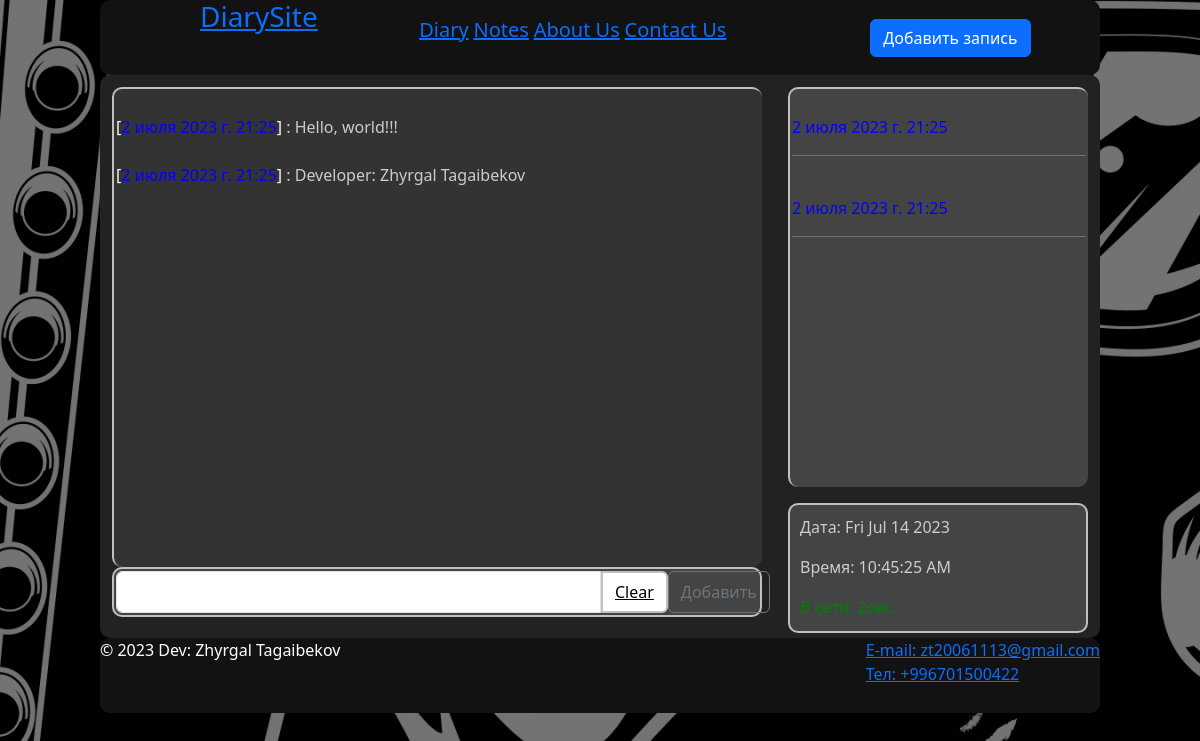
The page / on the database its author committed.
### main/models.py (models this page shows, shortened)
class DiaryModel(models.Model):
    content = models.TextField(verbose_name='Текст')
    time_create = models.DateTimeField(verbose_name='Время создание', auto_now_add=True)
    time_update = models.DateTimeField(verbose_name='Время обновление', auto_now=True)
    is_published = models.BooleanField(verbose_name='Публикация', default=True)
    class Meta:
        verbose_name = 'Заметка дневника'
        verbose_name_plural = 'Дневник'
        ordering = ['-time_create', 'id']

### main/views.py (the view)
# urls.py: path('', index, name='home'),
def index(request):
    diary = DiaryModel.objects.filter(is_published=True)
    if request.method == 'POST':
        form = AddDiaryForm(request.POST)
        data = request.POST.get('field')
        request.session['post_data'] = data
    else:
        form = AddDiaryForm()
    if form.is_valid():
        form.save()
        form = AddDiaryForm()
        redirect('home')
    context = {
        'title': 'Главная страница',
        'diaries': diary,
        'form': form,
    }
    return render(request, 'main/index.html', context=context)

### main/forms.py
class AddDiaryForm(forms.ModelForm):
    class Meta:
        model = DiaryModel
        fields = ['content', ]
        widgets = {
            'content': forms.TextInput(attrs={
                'class': 'form-control add-input',
                'name': 'field',
                'id': 'field',
            }
            )
        }
    def __init__(self, *args, **kwargs):
        super().__init__(*args, **kwargs)

### main/templates/main/index.html (shortened to what this page needs)
{% extends 'layout.html' %}
{% load static %}
{% block content %}
<div class="left">
    <ul class="history" id="history">
        {% for diary in diaries.reverse %}
            <li>
                <br>
                [<span class="time_create_diary">{{ diary.time_create }}</span>] <span class="content_diary">: {{ diary.content }}</span>
                <br>
            </li>
        {% endfor %}
    </ul>
    <div class="inputs">
        <form action="{% url 'home' %}" class="form-home" method="post" id="form-home">
            {{ form.content }}
            <button type="button" class="btn btn-outline-secondary clear-button" id="clearButton" onclick="clearField('field')">Clear</button>
            <button class="btn btn-outline-secondary btn-sub-dairy" type="submit">Добавить</button>
        </form>
    </div>
</div>
<div class="right">
    <ul class="lists">
        {% for diary in diaries %}
            <li>
                <br>
                <span class="time_create_diary">{{ diary.time_create }}</span>
                <hr>
            </li>
        {% endfor %}
    </ul>
    <div class="date_time">
        <p id="date"></p>
        <p id="time"></p>
        <p id="in_network"></p>
    </div>
</div>
{% endblock %}

### main/static/main/css/styles.css (style rules this page uses)
.clear-button { background: white; color: black; text-decoration: underline; cursor: pointer; border-top-left-radius: 0; border-bottom-left-radius: 0; border: solid silver 2px; }
* { list-style: none; }
body { color: white; width: 1000px; margin: auto; }
.left { float: left; width: 65%; margin-top: 10px; margin: 12px; }
.right { float: right; width: 30%; height: 400px; margin: 12px; }
.lists { background-color: #444; border-radius: 10px; height: 100%; border-top: solid silver 2px; border-left: solid silver 2px; padding: 2px; overflow: scroll; }
.date_time { background-color: #444; border-radius: 10px; height: 130px; margin-top: 2px; border: solid silver 2px; padding: 10px; }
.history { width: 650px; height: 480px; padding: 2px; margin: auto; background: #333; border-top: solid silver 2px; border-left: solid silver 2px; border-radius: 10px; overflow: auto; scroll-behavior: smooth; }
.time_create_diary { color: blue; }
.content_diary { width: 500px; color: #ccc; height: auto; left: 300xp; }
.inputs { width: 650px; height: 50px; padding: 2px; margin: auto; background: #444; border: solid silver 2px; border-radius: 10px; display: flex; }
.add-input { width: 485px; border-top-right-radius: 0; border-bottom-right-radius: 0; }
.form-home { display: flex; }
#date, #time { color: #ccc; }
#in_network { color: green; }

### rows shown on the page
DiaryModel: time_create "2 июля 2023 г. 21:25", content "Hello, world!!!"
DiaryModel: time_create "2 июля 2023 г. 21:25", content "Developer: Zhyrgal Tagaibekov"
